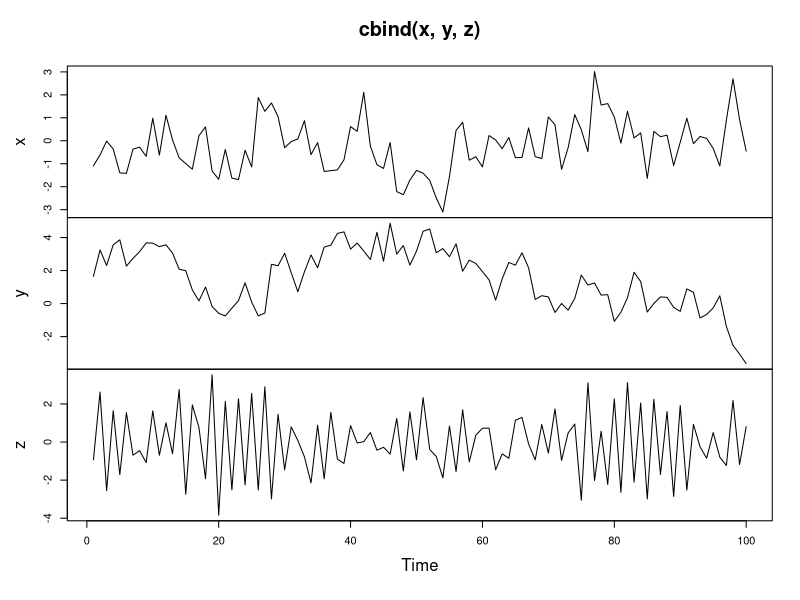
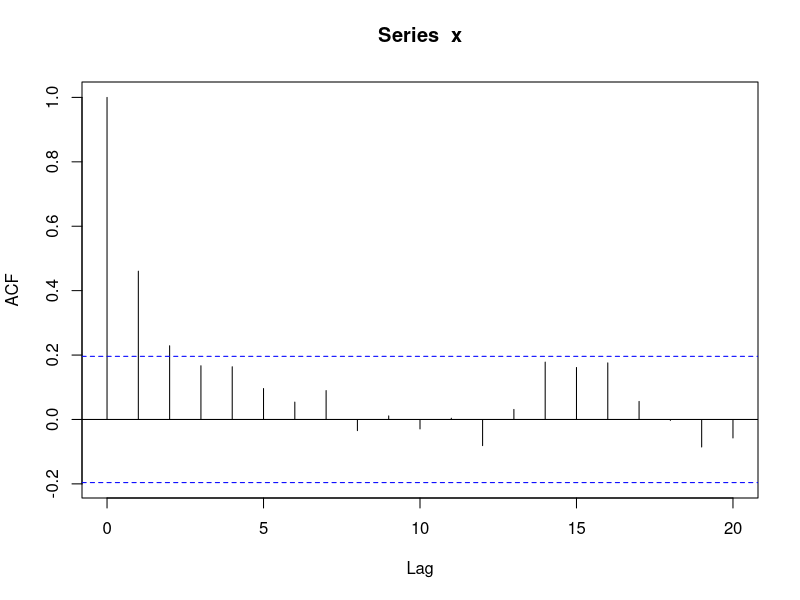
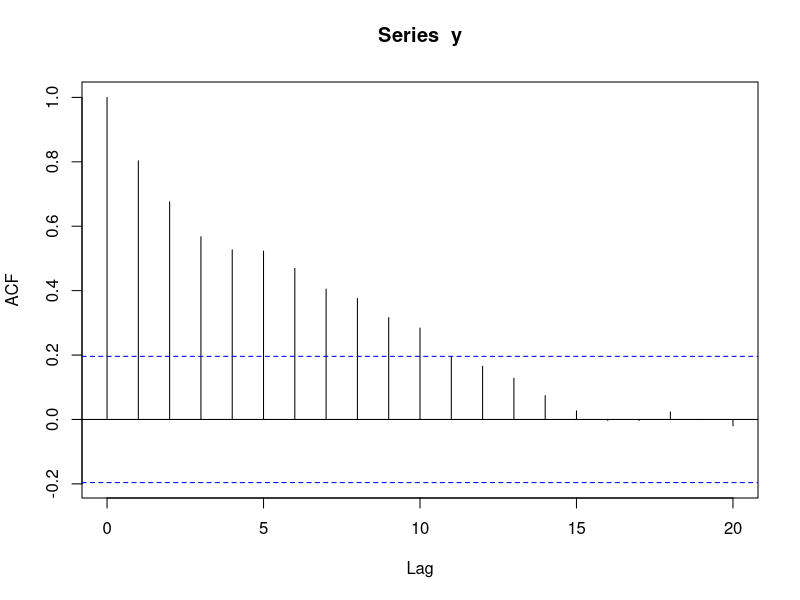
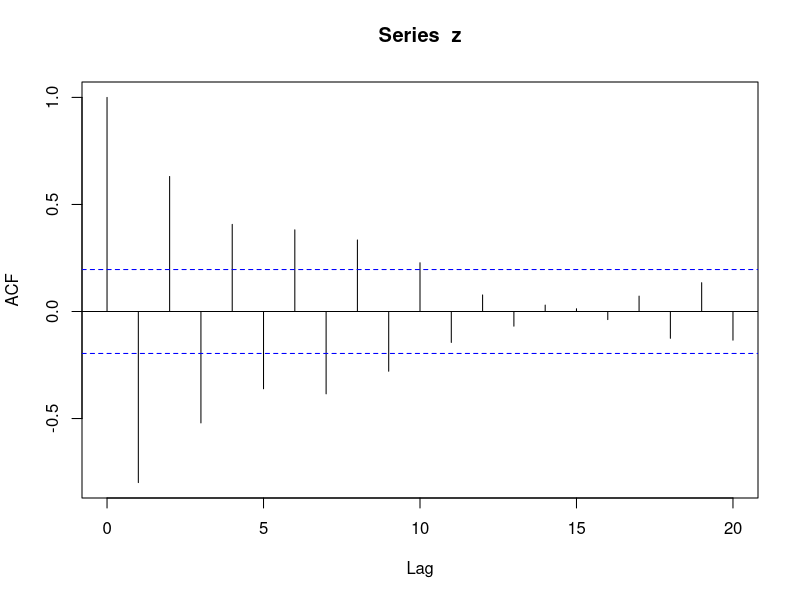
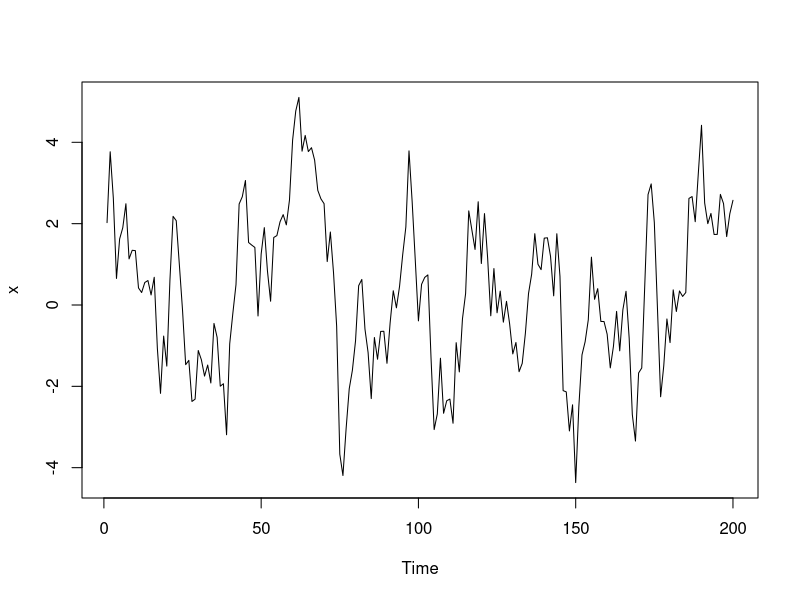
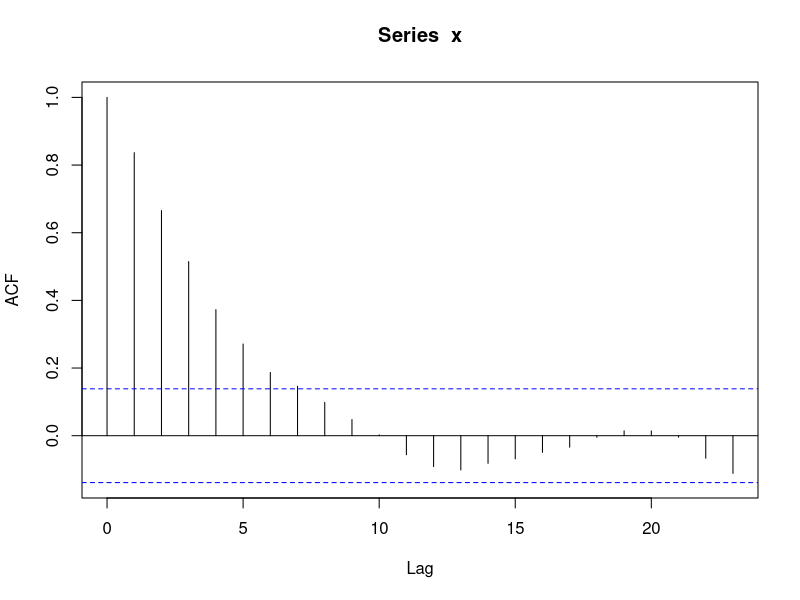
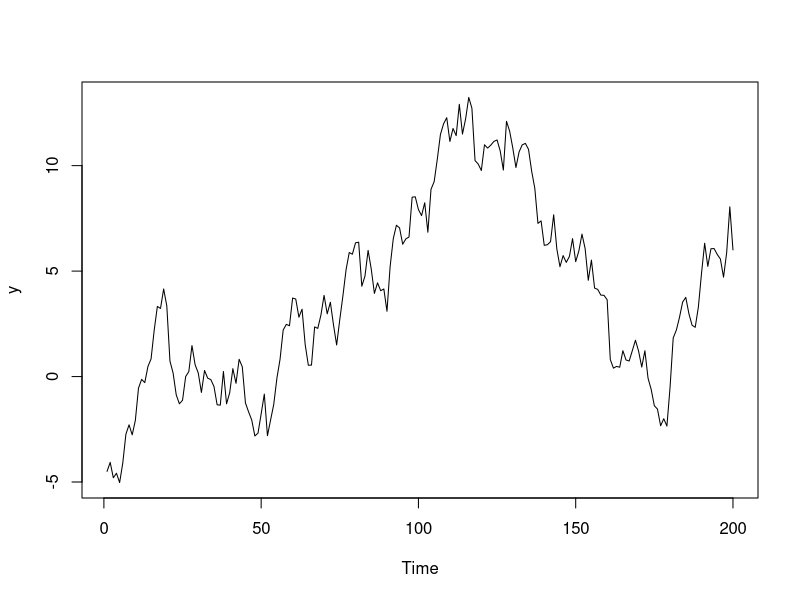
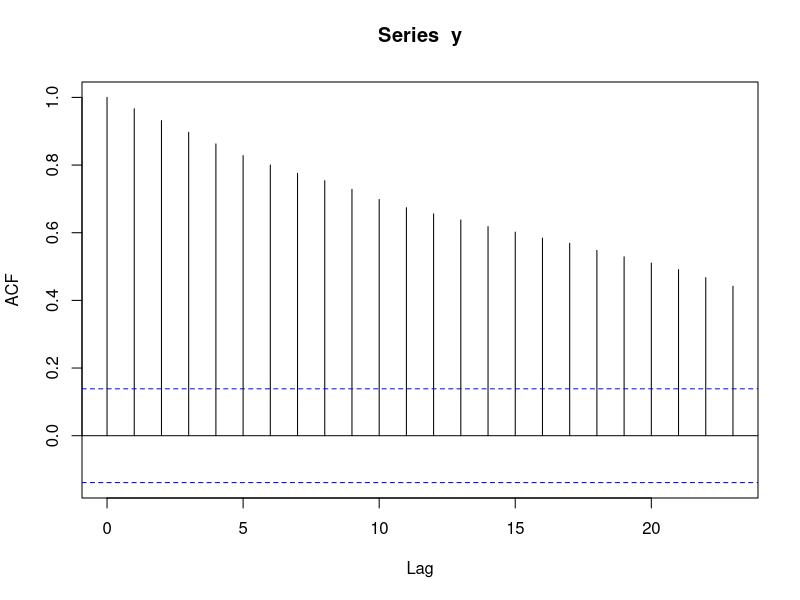

Here is the R script that generated these plots, in order:
## Simulate the autoregressive model
# Use arima.sim() to simulate 100 observations of an AR model with slope equal to 0.5
x <- arima.sim(model = list(ar = 0.5), n = 100)

# Simulate an AR model with 0.9 slope
y <- arima.sim(model = list(ar = 0.9), n = 100)
        
# Simulate an AR model with -0.75 slope
z <- arima.sim(model = list(ar = -0.75), n = 100)
        
# Plot your simulated data
plot.ts(cbind(x, y, z))

## Estimate the autocorrelation function (ACF) for an autoregression
# Calculate the ACF for x
acf(x)

# Calculate the ACF for y
acf(y)

# Calculate the ACF for z
acf(z)


## Compare the random walk (RW) and autoregressive (AR) models
# The AR model represented by series y below exhibits greater persistencethan series x,
# but the ACF continues to decay to zero. By contrast, the RW model represented 
# by series z shows considerable persistence and relatively little decay in the ACF.

# Use arima.sim() to simulate 200 observations from an AR model with slope 0.9 
x <- arima.sim(model =list(ar = 0.9), n = 200)
ts.plot(x)
acf(x)

# Simulate and plot AR model with slope 0.98
y <- arima.sim(model =list(ar = 0.98), n = 200)
ts.plot(y)
acf(y)

# Simulate and plot RW model
z <- arima.sim(model =list(order = c(0, 1, 0)), n = 200)
ts.plot(z)
acf(z)


## Estimate the autoregressive (AR) model
data("AirPassengers")

# Plot AirPassengers
plot(AirPassengers)

# Fit the AR model to AirPassengers
AR <- arima(AirPassengers, order =c(1, 0, 0))
print(AR)

# Run the following commands to plot the series and fitted values
ts.plot(AirPassengers)
AR_fitted <- AirPassengers - residuals(AR)
points(AR_fitted, type = "l", col = 2, lty = 2)
legend("topleft", c("Observed","Fitted"), lty = 1:2, lwd = 3, col = 1:2, bty = "n")

# 1-step ahead forecasts
predict(AR)
# h-step ahead forecasts
predict(AR, n.ahead = 6)


## Simple forecasts from an estimated AR model for Nile flow  data series
data(Nile)
ts.plot(Nile)

# Fit an AR model to Nile
AR_fit <-arima(Nile, order =c(1, 0, 0))
print(AR_fit)

# Use predict() to make a 1-step forecast
predict_AR <- predict(AR_fit,n.ahead = 1)

# Obtain the 1-step forecast using $pred[1]
predict_AR$pred[1]

# Use predict to make 1-step through 10-step forecasts
predict(AR_fit, n.ahead = 10)

# Run to plot the Nile series plus the forecast and 95% prediction intervals
ts.plot(Nile, xlim = c(1871, 1980))
AR_forecast <- predict(AR_fit, n.ahead = 10)$pred
AR_forecast_se <- predict(AR_fit, n.ahead = 10)$se
points(AR_forecast, type = "l", col = 2)
points(AR_forecast - qnorm(.975)*AR_forecast_se, type = "l", col = 2, lty = 2)
points(AR_forecast + qnorm(.975)*AR_forecast_se, type = "l", col = 2, lty = 2)

